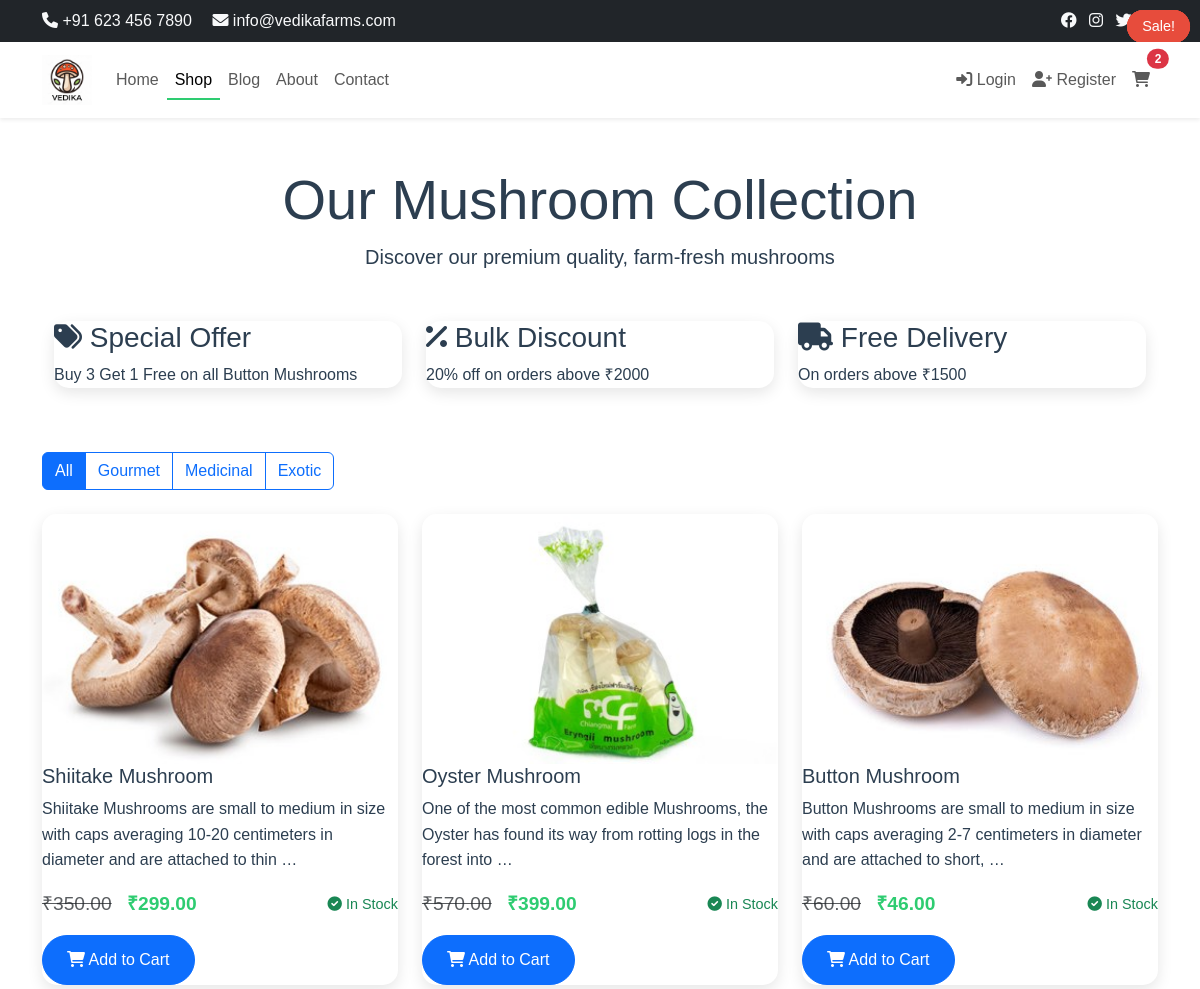
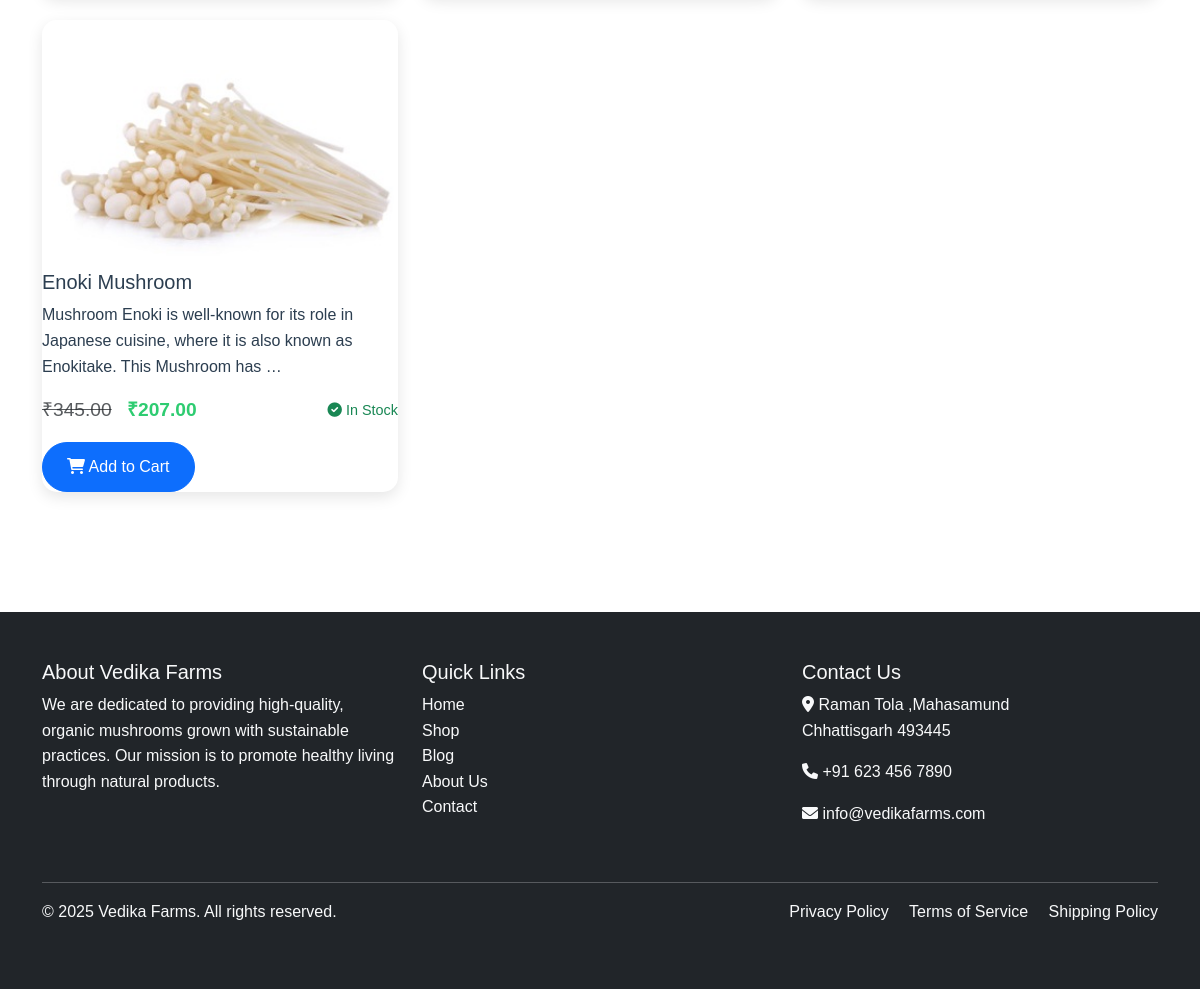
The app's page /shop/ with its own data (2 pictures, top to bottom).
### shop/models.py (models this page shows, shortened)
class Product(models.Model):
    CATEGORY_CHOICES = [
        ('gourmet', 'Gourmet'),
        ('medicinal', 'Medicinal'),
        ('exotic', 'Exotic'),
    ]
    name = models.CharField(max_length=200)
    description = models.TextField()
    price = models.DecimalField(max_digits=10, decimal_places=2)
    image = models.ImageField(upload_to='products/')
    category = models.CharField(max_length=20, choices=CATEGORY_CHOICES, default='gourmet')
    stock = models.IntegerField(default=0)
    is_featured = models.BooleanField(default=False)
    discount_price = models.DecimalField(max_digits=10, decimal_places=2, null=True, blank=True)
    created_at = models.DateTimeField(auto_now_add=True)
    updated_at = models.DateTimeField(auto_now=True)
    @property
    def stock_status(self):
        if self.stock > 10:
            return 'In Stock'
        elif self.stock > 0:
            return 'Low Stock'
        return 'Out of Stock'

### shop/views.py (the view)
# urls.py: path('shop/', views.shop, name='shop'),
def shop(request):
    category = request.GET.get('category', '')
    products = Product.objects.all()
    if category:
        products = products.filter(category=category)
    context = {
        'products': products,
        'current_category': category
    }
    if request.user.is_authenticated:
        wishlist_products = Wishlist.objects.filter(user=request.user).values_list('product_id', flat=True)
        context['wishlist_products'] = wishlist_products
    return render(request, 'shop/shop.html', context)

### shop/templates/shop/shop.html (shortened to what this page needs)
{% extends 'shop/base.html' %}
{% load static %}
{% block content %}
<div class="container py-5">
    <div class="text-center mb-5 animate__animated animate__fadeIn">
        <h1 class="display-4">Our Mushroom Collection</h1>
        <p class="lead">Discover our premium quality, farm-fresh mushrooms</p>
    </div>
    <div class="offer-section mb-5">
        <div class="container">
            <div class="row">
                <div class="col-md-4">
                    <div class="offer-card">
                        <h3><i class="fas fa-tags"></i> Special Offer</h3>
                        <p>Buy 3 Get 1 Free on all Button Mushrooms</p>
                    </div>
                </div>
                <div class="col-md-4">
                    <div class="offer-card">
                        <h3><i class="fas fa-percent"></i> Bulk Discount</h3>
                        <p>20% off on orders above ₹2000</p>
                    </div>
                </div>
                <div class="col-md-4">
                    <div class="offer-card">
                        <h3><i class="fas fa-truck"></i> Free Delivery</h3>
                        <p>On orders above ₹1500</p>
                    </div>
                </div>
            </div>
        </div>
    </div>
    <div class="row mb-4">
        <div class="col-md-12">
            <div class="btn-group" role="group">
                <button type="button" class="btn btn-outline-primary active" data-filter="all">All</button>
                <button type="button" class="btn btn-outline-primary" data-filter="gourmet">Gourmet</button>
                <button type="button" class="btn btn-outline-primary" data-filter="medicinal">Medicinal</button>
                <button type="button" class="btn btn-outline-primary" data-filter="exotic">Exotic</button>
            </div>
        </div>
    </div>
    <div class="row">
        {% for product in products %}
        <div class="col-md-4 mb-4 product-item {{ product.category }}">
            <div class="product-card">
                {% if product.discount_price %}
                <div class="offer-badge">Sale!</div>
                {% endif %}
                <img src="{{ product.image.url }}" alt="{{ product.name }}" class="card-img-top">
                <div class="card-body">
                    <h5 class="product-title">{{ product.name }}</h5>
                    <p class="card-text">{{ product.description|truncatewords:20 }}</p>
                    <div class="d-flex justify-content-between align-items-center mb-3">
                        <div class="price-block">
                            {% if product.discount_price %}
                            <span class="text-muted text-decoration-line-through">₹{{ product.price }}</span>
                            <span class="product-price">₹{{ product.discount_price }}</span>
                            {% else %}
                            <span class="product-price">₹{{ product.price }}</span>
                            {% endif %}
                        </div>
                        <div class="stock-status {% if product.stock > 10 %}text-success{% elif product.stock > 0 %}text-warning{% else %}text-danger{% endif %}">
                            <i class="fas fa-{% if product.stock > 10 %}check{% elif product.stock > 0 %}clock{% else %}times{% endif %}-circle"></i>
                            {{ product.stock_status }}
                        </div>
                    </div>
                    <button class="btn btn-primary add-to-cart-btn" onclick="addToCart({{ product.id }})">
                        <i class="fas fa-shopping-cart"></i> Add to Cart
                    </button>
                </div>
            </div>
        </div>
        {% empty %}
        <div class="col-12 text-center">
            <p class="lead">No products available at the moment.</p>
        </div>
        {% endfor %}
    </div>
</div>
<div id="cart-animation-container"></div>
{% endblock %}

### shop/templates/shop/base.html (shortened to what this page needs)
{% load static %}
<!DOCTYPE html>
<html lang="en">
<head>
    <link href="https://cdn.jsdelivr.net/npm/bootstrap@5.3.0/dist/css/bootstrap.min.css" rel="stylesheet">
    <link rel="stylesheet" href="https://cdnjs.cloudflare.com/ajax/libs/font-awesome/6.0.0/css/all.min.css">
    <link rel="stylesheet" href="https://cdnjs.cloudflare.com/ajax/libs/animate.css/4.1.1/animate.min.css">
    <link rel="stylesheet" href="{% static 'css/style.css' %}">
</head>
<body>
    <div class="top-bar bg-dark text-light py-2">
        <div class="container">
            <div class="row">
                <div class="col-md-6">
                    <span><i class="fas fa-phone"></i> +91 623 456 7890</span>
                    <span class="ms-3"><i class="fas fa-envelope"></i> info@vedikafarms.com</span>
                </div>
                <div class="col-md-6 text-end">
                    <div class="social-links">
                        <a href="#" class="text-light me-2"><i class="fab fa-facebook"></i></a>
                        <a href="#" class="text-light me-2"><i class="fab fa-instagram"></i></a>
                        <a href="#" class="text-light me-2"><i class="fab fa-twitter"></i></a>
                        <a href="#" class="text-light"></a>
                    </div>
                </div>
            </div>
        </div>
    </div>
    <nav class="navbar navbar-expand-lg navbar-light bg-white sticky-top shadow-sm">
        <div class="container">
            <a class="navbar-brand" href="{% url 'home' %}">
                <img src="{% static 'images/logo.png' %}" alt="Vedika Farms" height="50">
            </a>
            <div class="collapse navbar-collapse" id="navbarNav">
                <ul class="navbar-nav me-auto">
                    <li class="nav-item">
                        <a class="nav-link {% if request.resolver_match.url_name == 'home' %}active{% endif %}"
                           href="{% url 'home' %}">Home</a>
                    </li>
                    <li class="nav-item">
                        <a class="nav-link {% if request.resolver_match.url_name == 'shop' %}active{% endif %}"
                           href="{% url 'shop' %}">Shop</a>
                    </li>
                    <li class="nav-item">
                        <a class="nav-link {% if request.resolver_match.url_name == 'blog_list' %}active{% endif %}"
                           href="{% url 'blog_list' %}">Blog</a>
                    </li>
                    <li class="nav-item">
                        <a class="nav-link {% if request.resolver_match.url_name == 'about' %}active{% endif %}"
                           href="{% url 'about' %}">About</a>
                    </li>
                    <li class="nav-item">
                        <a class="nav-link {% if request.resolver_match.url_name == 'contact' %}active{% endif %}"
                           href="{% url 'contact' %}">Contact</a>
                    </li>
                </ul>
                <div class="navbar-nav ms-auto">
                    {% if user.is_authenticated %}
                        <div class="nav-item dropdown">
                            <a class="nav-link dropdown-toggle" href="#" id="userDropdown" role="button"
                               data-bs-toggle="dropdown">
                                <i class="fas fa-user"></i> {{ user.username }}
                            </a>
                            <ul class="dropdown-menu dropdown-menu-end">
                                <li>
                                    <a class="dropdown-item" href="{% url 'profile' %}">
                                        <i class="fas fa-user-circle"></i> Profile
                                    </a>
                                </li>
                                <li>
                                    <a class="dropdown-item" href="{% url 'wishlist' %}">
                                        <i class="fas fa-heart"></i> Wishlist
                                        <span class="badge bg-primary">
                                            {{ request.user.wishlist_set.count }}
                                        </span>
                                    </a>
                                </li>
                                <li><hr class="dropdown-divider"></li>
                                <li>
                                    <a class="dropdown-item" href="{% url 'logout' %}">
                                        <i class="fas fa-sign-out-alt"></i> Logout
                                    </a>
                                </li>
                            </ul>
                        </div>
                    {% else %}
                        <a class="nav-link" href="{% url 'login' %}">
                            <i class="fas fa-sign-in-alt"></i> Login
                        </a>
                        <a class="nav-link" href="{% url 'register' %}">
                            <i class="fas fa-user-plus"></i> Register
                        </a>
                    {% endif %}
                    <a class="nav-link position-relative" href="{% url 'cart' %}">
                        <i class="fas fa-shopping-cart"></i>
                        {% with cart=request.session.cart|default:"{}" %}
                        {% if cart %}
                        <span class="position-absolute top-0 start-100 translate-middle badge rounded-pill bg-danger">
                            {{ cart|length }}
                        </span>
                        {% endif %}
                        {% endwith %}
                    </a>
                </div>
            </div>
        </div>
    </nav>
    <main>
        {% block content %}{% endblock %}
    </main>
    <footer class="bg-dark text-light py-5 mt-5">
        <div class="container">
            <div class="row">
                <div class="col-md-4 mb-4">
                    <h5>About Vedika Farms</h5>
                    <p>We are dedicated to providing high-quality, organic mushrooms grown with sustainable practices. Our mission is to promote healthy living through natural products.</p>
                </div>
                <div class="col-md-4 mb-4">
                    <h5>Quick Links</h5>
                    <ul class="list-unstyled">
                        <li><a href="{% url 'home' %}" class="text-light">Home</a></li>
                        <li><a href="{% url 'shop' %}" class="text-light">Shop</a></li>
                        <li><a href="{% url 'blog_list' %}" class="text-light">Blog</a></li>
                        <li><a href="{% url 'about' %}" class="text-light">About Us</a></li>
                        <li><a href="{% url 'contact' %}" class="text-light">Contact</a></li>
                    </ul>
                </div>
                <div class="col-md-4 mb-4">
                    <h5>Contact Us</h5>
                    <address>
                        <p><i class="fas fa-map-marker-alt"></i> Raman Tola ,Mahasamund<br>Chhattisgarh 493445</p>
                        <p><i class="fas fa-phone"></i> +91 623 456 7890</p>
                        <p><i class="fas fa-envelope"></i> info@vedikafarms.com</p>
                    </address>
                </div>
            </div>
            <hr class="bg-light">
            <div class="row">
                <div class="col-md-6">
                    <p>&copy; {% now "Y" %} Vedika Farms. All rights reserved.</p>
                </div>
                <div class="col-md-6 text-md-end">
                    <a href="#" class="text-light me-3">Privacy Policy</a>
                    <a href="#" class="text-light me-3">Terms of Service</a>
                    <a href="#" class="text-light">Shipping Policy</a>
                </div>
            </div>
        </div>
    </footer>
    <div id="cart-animation-container"></div>
</body>
</html>

### shop/static/css/style.css (style rules this page uses)
:root { --primary-color: #2ecc71; --secondary-color: #27ae60; --accent-color: #e74c3c; --text-color: #2c3e50; --light-gray: #f5f6fa; --dark-gray: #2d3436; }
body { font-family: 'Poppins', sans-serif; color: var(--text-color); line-height: 1.6; }
.navbar { transition: all 0.3s ease; }
.navbar.sticky-top { box-shadow: 0 2px 10px rgba(0, 0, 0, 0.1); }
.navbar-brand img { transition: transform 0.3s ease; }
.nav-link { position: relative; padding: 0.5rem 1rem; transition: color 0.3s ease; }
.nav-link::after { content: ''; position: absolute; width: 0; height: 2px; bottom: 0; left: 50%; background-color: var(--primary-color); transition: all 0.3s ease; }
.nav-link:hover::after, .nav-link.active::after { width: 100%; left: 0; }
.product-card { border: none; border-radius: 15px; overflow: hidden; transition: transform 0.3s ease, box-shadow 0.3s ease; box-shadow: 0 5px 15px rgba(0, 0, 0, 0.1); }
.product-card img { height: 250px; object-fit: cover; transition: transform 0.5s ease; }
.offer-badge { position: absolute; top: 10px; right: 10px; background-color: var(--accent-color); color: white; padding: 5px 15px; border-radius: 20px; font-size: 0.9rem; z-index: 1; animation: pulse 2s infinite; }
#cart-animation-container { position: fixed; pointer-events: none; z-index: 9999; width: 100%; height: 100%; top: 0; left: 0; }
.offer-card { border-radius: 15px; background: white; box-shadow: 0 5px 15px rgba(0, 0, 0, 0.1); transition: transform 0.3s ease; }
.price-block { font-size: 1.2rem; }
.product-price { color: var(--primary-color); font-weight: bold; margin-left: 10px; }
.stock-status { font-size: 0.9rem; }
footer { background-color: var(--dark-gray); }
footer a { text-decoration: none; transition: color 0.3s ease; }
.add-to-cart-btn { border-radius: 25px; padding: 0.75rem 1.5rem; transition: all 0.3s ease; position: relative; overflow: hidden; }
.add-to-cart-btn::before { content: ''; position: absolute; top: 50%; left: 50%; width: 0; height: 0; background: rgba(255, 255, 255, 0.2); border-radius: 50%; transform: translate(-50%, -50%); transition: width 0.6s ease, height 0.6s ease; }
.social-links a { transition: transform 0.3s ease; display: inline-block; }

### records on screen
Product: image (picture), name "Shiitake Mushroom", description "Shiitake Mushrooms are small to medium in size with caps averaging 10-20 centimeters in diameter and are attached to thin …", price "350.00", discount_price "299.00", stock_status "In Stock"
Product: image (picture), name "Oyster Mushroom", description "One of the most common edible Mushrooms, the Oyster has found its way from rotting logs in the forest into …", price "570.00", discount_price "399.00", stock_status "In Stock"
Product: image (picture), name "Button Mushroom", description "Button Mushrooms are small to medium in size with caps averaging 2-7 centimeters in diameter and are attached to short, …", price "60.00", discount_price "46.00", stock_status "In Stock"
Product: shows "Sale!", image (picture), name "Enoki Mushroom", description "Mushroom Enoki is well-known for its role in Japanese cuisine, where it is also known as Enokitake. This Mushroom has …", price "345.00", discount_price "207.00", stock_status "In Stock"

### other values on screen
{{ cart|length }} "2"
